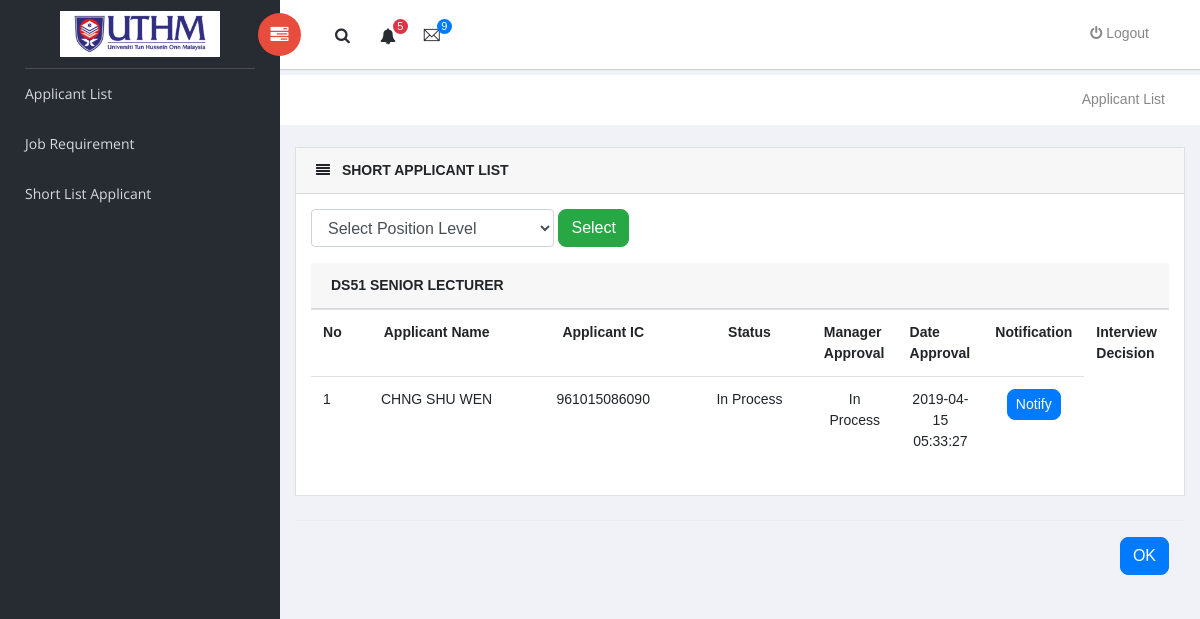
The page /shortlist1.php on the database its author committed.
### tables this page shows
CREATE TABLE `decision` (
  `Decision_Id` int(2) NOT NULL,
  `Applicant_Name` varchar(50) NOT NULL,
  `user_Ic` char(13) NOT NULL,
  `app_post1` varchar(50) NOT NULL,
  `Status_1` varchar(15) DEFAULT NULL,
  `Status_2` varchar(50) NOT NULL,
  `Is_active` varchar(12) NOT NULL,
  `Officer_Name` varchar(50) NOT NULL,
  `date_Officer` date NOT NULL,
  `Approval_status` varchar(10) NOT NULL DEFAULT 'In Process',
  `dateTime` timestamp NOT NULL DEFAULT CURRENT_TIMESTAMP ON UPDATE CURRENT_TIMESTAMP
);

### shortlist1.php (the view, shortened to what this page needs)
<?php
$db = db_connect();
?>
<!doctype html>
<html class="no-js" lang="en">
    <link rel="stylesheet" href="vendors/bootstrap/dist/css/bootstrap.min.css">
    <link rel="stylesheet" href="vendors/font-awesome/css/font-awesome.min.css">
    <link rel="stylesheet" href="vendors/themify-icons/css/themify-icons.css">
    <link rel="stylesheet" href="vendors/flag-icon-css/css/flag-icon.min.css">
    <link rel="stylesheet" href="vendors/selectFX/css/cs-skin-elastic.css">
    <link rel="stylesheet" href="assets/css/style.css">
</head>
   <aside id="left-panel" class="left-panel">
        <nav class="navbar navbar-expand-sm navbar-default">
            <div class="navbar-header">
                  <a class="navbar-brand" href="officer.php"><img src="images/images/uthm.jpeg" alt="Logo"></a>
            </div>
            <div id="main-menu" class="main-menu collapse navbar-collapse">
                <ul class="nav navbar-nav">
                    <li class="active">
                        <a href="appList.php"> </i>Applicant List </a>
                    </li>
					 <li class="active">
                        <a href="JobRequirement.php"> </i>Job Requirement</a>
                    </li>
					  <li class="active">
                        <a href="shortlist.php"> </i>Short List Applicant </a>
                    </li>
                </ul>
            </div>
        </nav>
    </aside>
   <div id="right-panel" class="right-panel">
        <header id="header" class="header">
            <div class="header-menu">
                <div class="col-sm-7">
                    <a id="menuToggle" class="menutoggle pull-left"><i class="fa fa fa-tasks"></i></a>
                    <div class="header-left">
                        <button class="search-trigger"><i class="fa fa-search"></i></button>
                        <div class="dropdown for-notification">
                            <button class="btn btn-secondary dropdown-toggle" type="button" id="notification" data-toggle="dropdown" aria-haspopup="true" aria-expanded="false">
                                <i class="fa fa-bell"></i>
                                <span class="count bg-danger">5</span>
                            </button>
                        </div>
                        <div class="dropdown for-message">
                            <button class="btn btn-secondary dropdown-toggle" type="button"
                                id="message"
                                data-toggle="dropdown" aria-haspopup="true" aria-expanded="false">
                                <i class="ti-email"></i>
                                <span class="count bg-primary">9</span>
                            </button>
                        </div>
                    </div>
                </div>
                   <div class="col-sm-5">
                    <div class="user-area dropdown float-right">
                        <a href="#" class="dropdown-toggle" data-toggle="dropdown" aria-haspopup="true" aria-expanded="false">
                           <a class="nav-link" href="logout.php"><i class="fa fa-power-off"></i> Logout</a>
                        </a>
                    </div>
                </div>
            </div>
        </header>
       <div class="breadcrumbs">
            <div class="col-sm-12">
                <div class="page-header float-right">
                    <div class="page-title">
                        <ol class="breadcrumb text-right">
                            <li><a href="#">Applicant List</a></li>
                        </ol>
                    </div>
                </div>
            </div>
        </div>
    <form class="form-inline"  method="post" enctype="multipart/form-data" >
         <div class="content mt-3">
            <div class="animated">
                <div class="card">
                    <div class="card-header">
                        <i class="mr-2 fa fa-align-justify"></i>
                        <strong class="card-title" style="font-size:px;"> SHORT APPLICANT LIST</strong>
                    </div>
                    <div class="card-body">
                                             <p scope="col"><select id='app_post1' class="form-control" name='app_post'>
                                                 <option value="">Select Position Level</option>
                                                 </select>
												  <button id='verify' style="border-radius: 8px;" class="btn btn-success">Select</button>
										    </p>
                                <table class="table">
								<div class="card-header">
								<strong class="card-title" style="font-size:px;"> DS51 SENIOR LECTURER</strong>
								</div>
							      <tbody>
									<tr >
									  <th scope="col" ><label for="no">No</label></th>
									  <th scope="col" ><label for="Applicant_Name">Applicant Name</label></th>
									  <th scope="col" ><label for="user_Ic">Applicant IC</label></th>
									  <th scope="col" ><label for="status">Status</label></th>
									  <th scope="col" ><label for="approve">Manager Approval</label></th>
									   <th scope="col" ><label for="approveDate">Date Approval</label></th>
									   <th scope="col" ><label for="notify">Notification</label></th>
									    <th scope="col" ><label for="decisionIv">Interview Decision</label></th>
									</tr>
									<?php
									$qlist = 'SELECT * FROM decision';
									$reslist = $db->query($qlist);
									$count=0;
									 while($rowlist = $reslist->fetch_assoc()) {
											if ($rowlist['app_post1'] == 'DS51 SENIOR LECTURER'){
												$count++;
											   echo "<tr>";
													echo"<td style='width:5%'>" .$count."</td>";
													echo"<td style='width:20%' align='center'>" .$rowlist['Applicant_Name']." </td>";
													echo"<td style='width:20%' align='center'>" .$rowlist['user_Ic']."</td>";
														if ($rowlist['Status_1'] == 'Interview') {
													  echo"<td style='width:15%' align='center'>" .$rowlist['Status_1']."</td>";
													} else {
													  echo"<td style='width:15%' align='center'>" .$rowlist['Status_1']."<br/>".$rowlist['Status_2']."</td>";
											}
											echo"<td style='width:10%' align='center'>" .$rowlist['Approval_status']."</td>";
											echo"<td style='width:10%' align='center'>" .$rowlist['dateTime']."</td>";
											echo"<td style='width:10%' align='center'><a style='border-radius: 8px;' class='btn btn-primary btn-sm' href ='notify.php?Applicant_Name=$rowlist[Applicant_Name] & user_Ic=$rowlist[user_Ic] '>Notify</a></td>";
											}
									 }
									?>
                                    </tbody>
                                </table>
								</div>
				</div>
							</div>
							<div class="modal-footer">
							<a style="border-radius: 8px;" class="btn btn-primary" href="officer.php">OK</a>
                            </div>
				</div>
			</div>
	   <br>
</body>
</html>

### rows shown on the page
decision: Applicant_Name "CHNG SHU WEN", user_Ic "961015086090", Status_1 "In Process", Approval_status "In Process", dateTime "2019-04-15 05:33:27"
